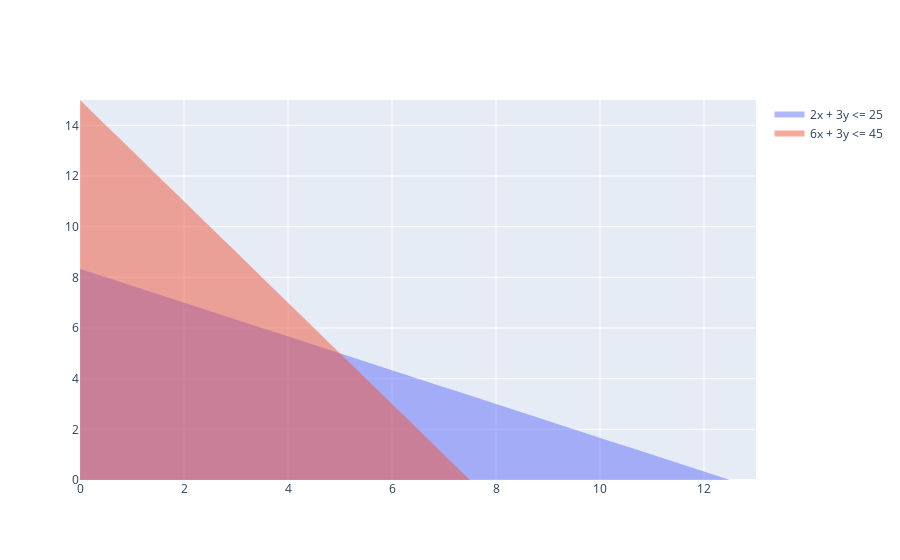

Notebook source saved alongside this figure:
### Markdown cell above
In fact, it is most likely that the optimum occurs at one of the corner points. 
We can even find the values of the corner points with a little algebra…
<!-- TODO: Work math on an example -->
Point out that the inequalities dropped away because we’re focusing on the boundary.

## Practice problem
Suppose a company hires both experienced and inexperienced workers. 
Experienced workers are paid $15/hour and inexperienced workers are paid $10/hour. The company can spend $1200/hour on labor.
Experienced workers require an average of 1 minute an hour of contact with a supervisor; inexperienced workers require 2. There are two supervisors who can provide 120 minutes in an hour.
2. Convert both of these into inequality constraints. Graph them, find the feasible region, and find all four corner points.

<!-- The constraints are:
15x1 + 10x2 ≤ 1200
1x1 + 2x2 ≤ 120

The graph is a typical quadrilateral; corner points are at (0, 0), (80, 0), (0, 60) and (60, 30).
-->


## Enter the Objective Function
After you have the feasible region and the corner points, it’s time to consider the objective function. 

A way to find the optimum without plugging in points is to sketch the slope of the objective function on the graph.
If you drag the slope line to the
right, you can see that the last 
place it touches the feasible region is (17, 0). This will be the best point.

### Code cell
import plotly.graph_objects as go
import numpy as np

# Create figure
fig = go.Figure()

# Plot the inequality 2x + 3y <= 25
x = np.linspace(0, 13, 50)
y = (25 - 2*x)/3
fig.add_trace(go.Scatter(x=x, y=y, mode='none', name='2x + 3y <= 25', fill='tozeroy'))

# Plot the inequality 6x + 3y <= 45
y = (45 - 6*x)/3
fig.add_trace(go.Scatter(x=x, y=y, mode='none', name='6x + 3y <= 45', fill='tozeroy'))

# Add traces, one for each slider step
for step in np.arange(0, 100, 1):
    fig.add_trace(
        go.Scatter(
            visible=False,
            line=dict(color="#00CED1", width=6),
            name="𝜈 = " + str(step),
            y=(step - 7*x)/8
            )
        )

# # Make 10th trace visible
fig.data[10].visible = True

# Create and add slider
steps = []
for i in range(len(fig.data)):
    step = dict(
        method="update",
        args=[{"visible": [False] * len(fig.data)},
              {"title": "Slider switched to step: " + str(i)}],  # layout attribute
    )
    step["args"][0]["visible"][i] = True  # Toggle i'th trace to "visible"
    steps.append(step)

sliders = [dict(
    active=10,
    currentvalue={"prefix": "Slack variable: "},
    pad={"t": 50},
    steps=steps
)]

fig.update_layout(
    sliders=sliders
)

fig.update_yaxes(
    range=(0, 15),
    constrain='domain'
)

fig.show()

### Figure 1 — Plotly figure (JSON) as saved in the notebook; plotly's stock layout.template omitted (floating-point values rounded to 4 significant figures)
{"data": [{"fill": "tozeroy", "mode": "none", "name": "2x + 3y <= 25", "type": "scatter", "x": [0, 0.2653, 0.5306, 0.7959, 1.061, 1.327, 1.592, 1.857, 2.122, 2.388, 2.653, 2.918, 3.184, 3.449, 3.714, 3.98, 4.245, 4.51, 4.776, 5.041, 5.306, 5.571, 5.837, 6.102, 6.367, 6.633, 6.898, 7.163, 7.429, 7.694, 7.959, 8.224, 8.49, 8.755, 9.02, 9.286, 9.551, 9.816, 10.08, 10.35, 10.61, 10.88, 11.14, 11.41, 11.67, 11.94, 12.2, 12.47, 12.73, 13], "y": [8.333, 8.156, 7.98, 7.803, 7.626, 7.449, 7.272, 7.095, 6.918, 6.741, 6.565, 6.388, 6.211, 6.034, 5.857, 5.68, 5.503, 5.327, 5.15, 4.973, 4.796, 4.619, 4.442, 4.265, 4.088, 3.912, 3.735, 3.558, 3.381, 3.204, 3.027, 2.85, 2.673, 2.497, 2.32, 2.143, 1.966, 1.789, 1.612, 1.435, 1.259, 1.082, 0.9048, 0.7279, 0.551, 0.3741, 0.1973, 0.02041, -0.1565, -0.3333]}, {"fill": "tozeroy", "mode": "none", "name": "6x + 3y <= 45", "type": "scatter", "x": [0, 0.2653, 0.5306, 0.7959, 1.061, 1.327, 1.592, 1.857, 2.122, 2.388, 2.653, 2.918, 3.184, 3.449, 3.714, 3.98, 4.245, 4.51, 4.776, 5.041, 5.306, 5.571, 5.837, 6.102, 6.367, 6.633, 6.898, 7.163, 7.429, 7.694, 7.959, 8.224, 8.49, 8.755, 9.02, 9.286, 9.551, 9.816, 10.08, 10.35, 10.61, 10.88, 11.14, 11.41, 11.67, 11.94, 12.2, 12.47, 12.73, 13], "y": [15, 14.47, 13.94, 13.41, 12.88, 12.35, 11.82, 11.29, 10.76, 10.22, 9.694, 9.163, 8.633, 8.102, 7.571, 7.041, 6.51, 5.98, 5.449, 4.918, 4.388, 3.857, 3.327, 2.796, 2.265, 1.735, 1.204, 0.6735, 0.1429, -0.3878, -0.9184, -1.449, -1.98, -2.51, -3.041, -3.571, -4.102, -4.633, -5.163, -5.694, -6.224, -6.755, -7.286, -7.816, -8.347, -8.878, -9.408, -9.939, -10.47, -11]}], "layout": {"yaxis": {"constrain": "domain", "range": [0, 15]}}}
